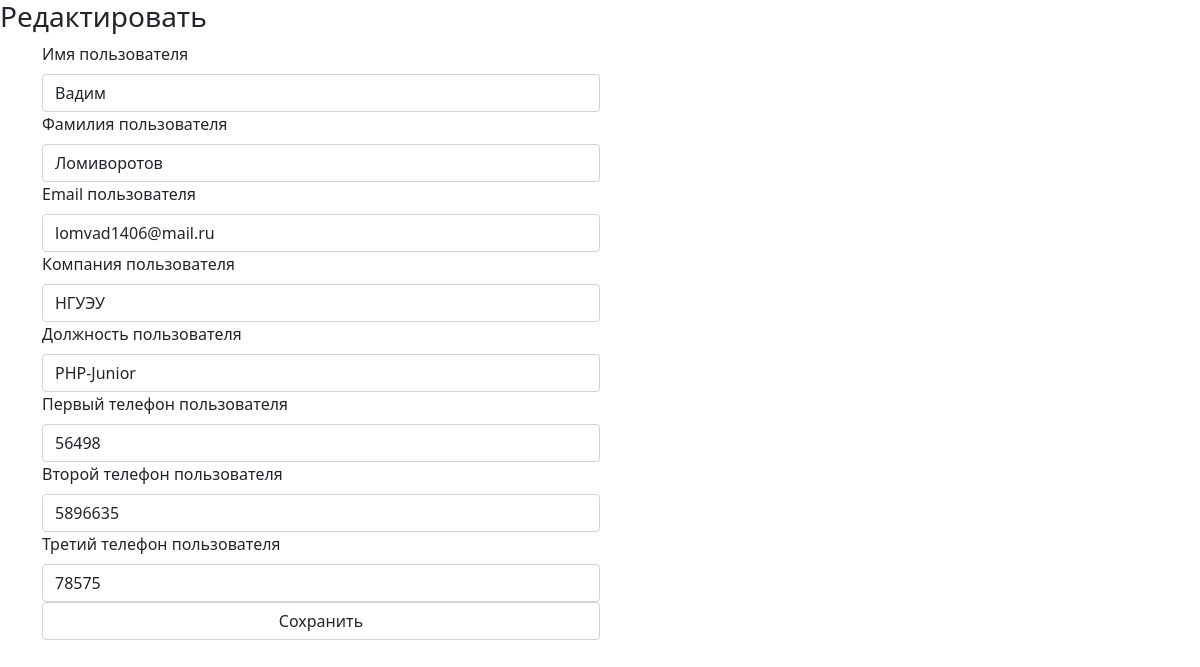
Screenshot of /?edit=1 with the database file from the repository.
### tables this page shows
CREATE TABLE `users` (
  `id` int NOT NULL,
  `del` tinyint NOT NULL DEFAULT '0',
  `first_name` varchar(255) NOT NULL,
  `last_name` varchar(255) NOT NULL,
  `email` varchar(255) NOT NULL,
  `company_name` varchar(255) DEFAULT NULL,
  `position` varchar(255) DEFAULT NULL
);

### index.php (called while the page is built, shortened)
<?php
include_once("object/Tform.php");
include_once("model/Musers.php");
$userobj = new Musers;
$content = $userobj->execute();

### dbcon.php (called while the page is built)
<?php
        $type = "mysql";
        $host = "localhost";
        $base = "users_list";
        $user = "root";
        $pasw = "";

### object/Tform.php (the view, shortened to what this page needs)
<?php
class Tform
{
    function clear()
    {
        $this->cont ="";
    }
    function addparams($param)
    {
        $this->param.= $param;
    }
    function addtextfield($name, $value ="", $placeholder="", $header="", $required){
        if($required == 1){
            $this->cont .=
            '<div class="col-sm-6">
              <label for="'.$name.'" class="form-label">'.$header.'</label>
              <input type="text"  class="form-control" id="'.$name.'" name = "'.$name.'" placeholder="'.$placeholder.'" value="'.$value.'" required>
            </div>
        ';
    } else{
        $this->cont .=
        '<div class="col-sm-6">
          <label for="'.$name.'" class="form-label">'.$header.'</label>
          <input type="text"  class="form-control" id="'.$name.'" name = "'.$name.'" placeholder="'.$placeholder.'" value="'.$value.'">
        </div>
    ';
    }
    }
    function addsubmitfield($name, $value ="", $placeholder=""){
        $this->cont .=
        '<div class="col-sm-6">
        <input type="submit" class="form-control" id="'.$name.'" name = "'.$name.'" placeholder="'.$placeholder.'" value="'.$value.'" required>
        </div>
        ';
    }
    function out()
    {
        $res="<form ".$this->param.">";
        $res.=$this->cont;
        $res.="</form>";
        return $res;
    }
}

### rows the page displays
users: first_name "Вадим", last_name "Ломиворотов", email "lomvad1406@mail.ru", company_name "НГУЭУ", position "PHP-Junior"

### other values shown
$header "Имя пользователя Фамилия пользователя Email пользователя"
$header "Компания пользователя Должность пользователя Первый телефон пользователя Второй телефон пользователя Третий телефон пользователя"
